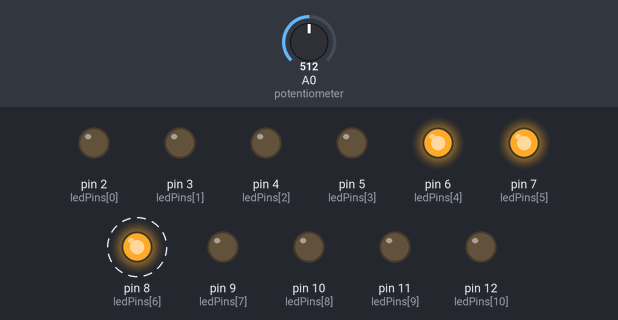
A sketch run on a simulated Arduino Uno, built with avr-gcc and run on an emulated ATmega328P. Shown: output pins drawn as LEDs (lit = HIGH). Dashed ring = blinking. The test bench sets the inputs (shaded band); at power-on: A0 (potentiometer) = 512. What the sketch prints to the serial monitor is not drawn.

Above: at 1.2 s.
1.3 s: A0 (potentiometer) set to 486
At 1.66 s:
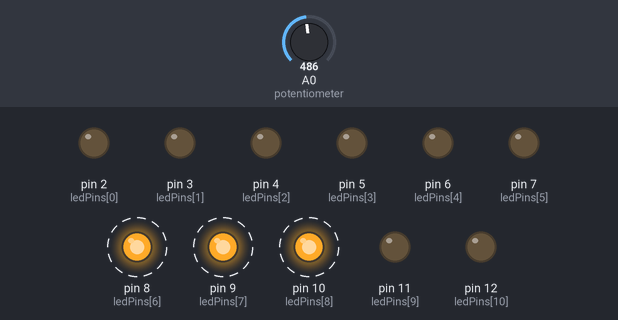
4.3 s: A0 (potentiometer) set to 0
At 4.36 s:
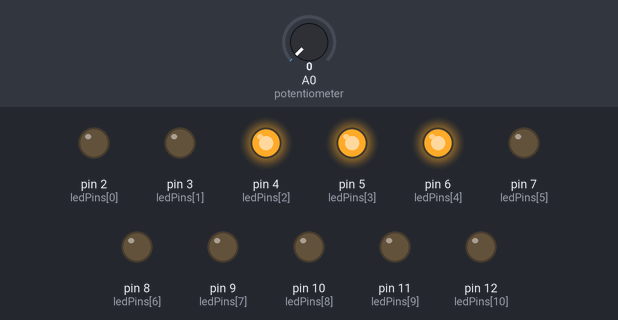
At 5.6 s:
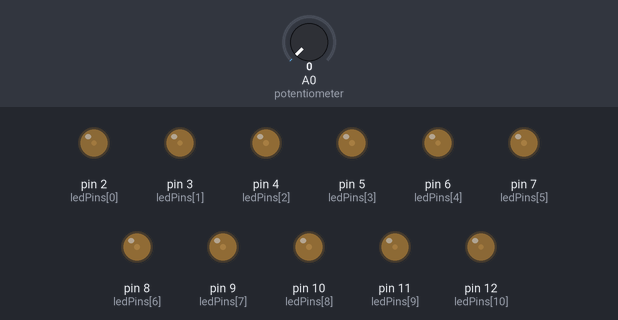
6.0 s: A0 (potentiometer) set to 3
9.0 s: A0 (potentiometer) set to 306
12.0 s: A0 (potentiometer) set to 511
Timing chart, 0 to 16.0 s (numbered marks = the images above; inputs shaded):
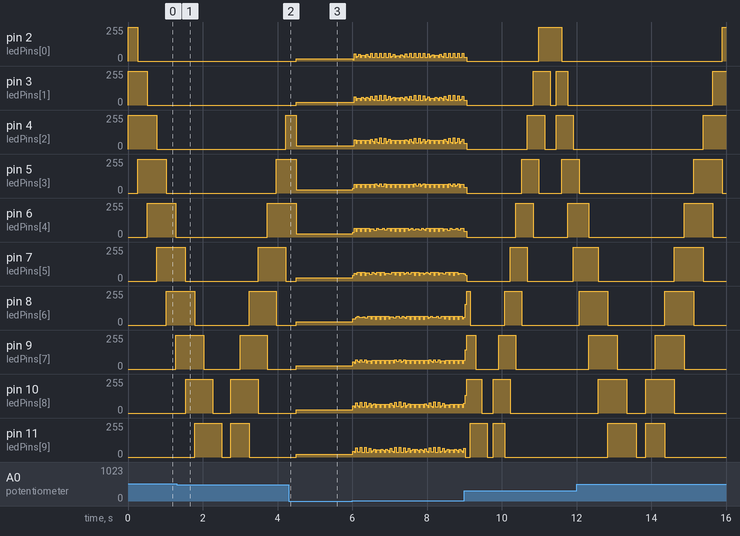

Measured:
- the behaviour switches between 502 and 501 on A0 (potentiometer) (found by bisection; images 0 and 1)
- after the input at 1.3 s, pin 4 (ledPins[2]): 0/255 → 255/255 after 2.9 s
- after the input at 4.3 s, pin 7 (ledPins[5]), pin 8 (ledPins[6]), pin 9 (ledPins[7]), pin 10 (ledPins[8]): 0/255 → 24/255 after 0.20 s; pin 11 (ledPins[9]): 0/255 → 20/255 after 0.20 s; pin 12 (ledPins[10]): 0/255 → 16/255 after 0.20 s
- by itself, pin 10 (ledPins[8]): alternates 255/255 for 0.73 s and 0/255 for 0.49 s

The sketch:

CylonScanner06.ino
```cpp
//CylonScanner06
//http://www.instructables.com/id/Arduino-Cylon-Scanning-Eye-2/
//https://github.com/snubs/Arduino/blob/master/Cylon1 (a copy)
int ledPins[] = {
  2,3,4,5,6,7,8,9,10,11,12 };                                              // make an array of the pin numbers
int pinCount = 11;                                                              // variable for number of LEDs
int timer = 10;                                                                      // delay in between LED on and off

void setup() {
  Serial.begin(9600);
  Serial.println("CylonScanner06");
  for (int thisPin = 0; thisPin < pinCount; thisPin++) {    //for loop to setup all of the pins in the array ledPins
    pinMode(ledPins[thisPin], OUTPUT);
  }

}

void loop() {
  for(int thisPin = 0; thisPin < pinCount; thisPin++) {         //for loop to go through all LEDs in array and turn them on
    timer = analogRead(A0) / 2;                                             //and off until end of line in one direction
    digitalWrite(ledPins[thisPin], HIGH);
    digitalWrite(ledPins[thisPin] +1, HIGH);
    digitalWrite(ledPins[thisPin] + 2, HIGH);
    delay(timer);
    timer = analogRead(A0) / 2;                                 // Read the potentiometer value and divide by two to get delay
    digitalWrite(ledPins[thisPin], LOW);
    digitalWrite(ledPins[thisPin] + 1, LOW);
    digitalWrite(ledPins[thisPin] + 2, LOW);
    timer = analogRead(A0) / 2;

  }

  for (int thisPin = pinCount - 1; thisPin >= 0; thisPin--) {   //for loop to go through all LEDs again in opposite direction
    timer = analogRead(A0) / 2;
    digitalWrite(ledPins[thisPin], HIGH);
    digitalWrite(ledPins[thisPin] - 1, HIGH);
    digitalWrite(ledPins[thisPin] - 2, HIGH);
    delay(timer);
    timer = analogRead(A0) / 2;
    digitalWrite(ledPins[thisPin], LOW);
    digitalWrite(ledPins[thisPin] - 1 , LOW);
    digitalWrite(ledPins[thisPin] - 2, LOW);
    timer = analogRead(A0) / 2;
  }
}
```
